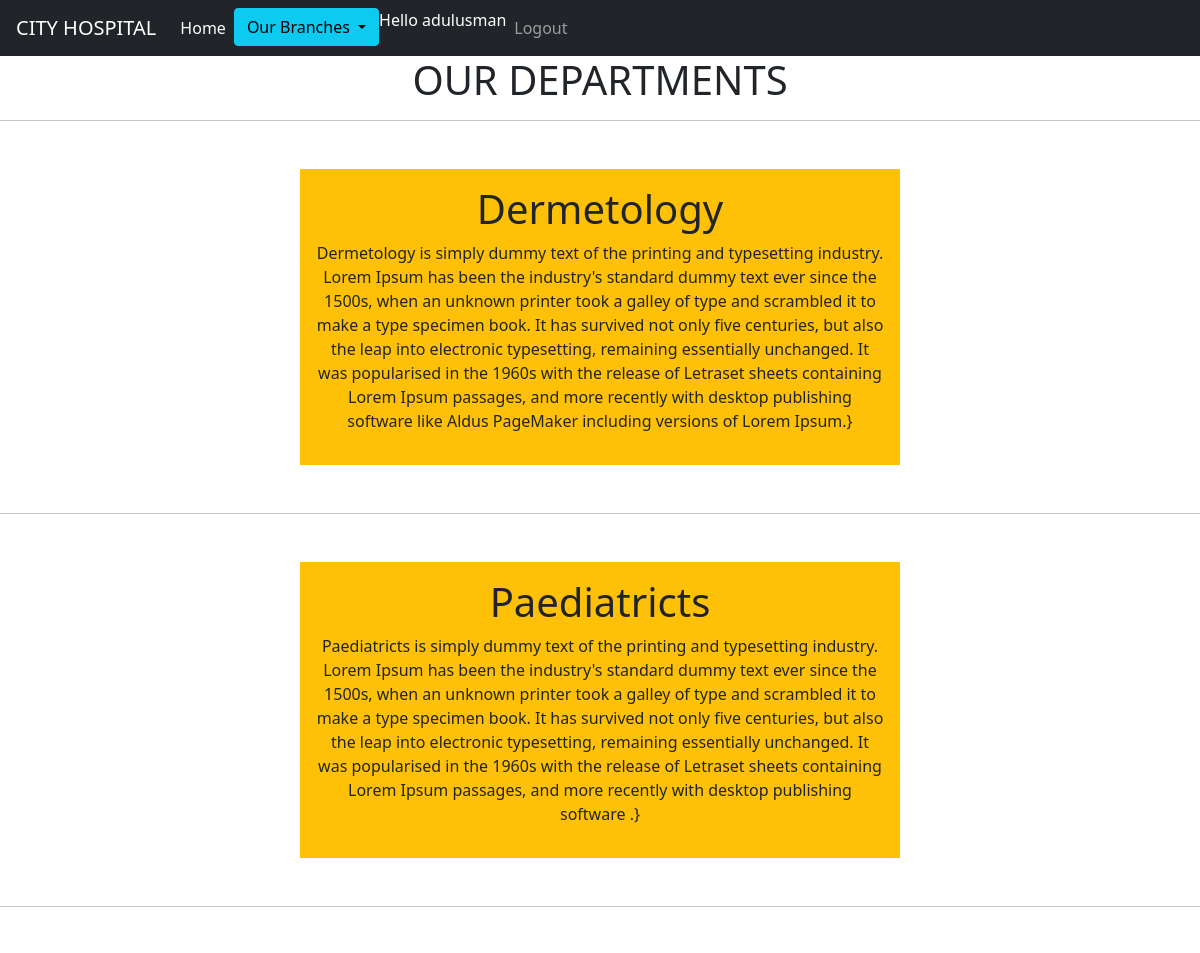
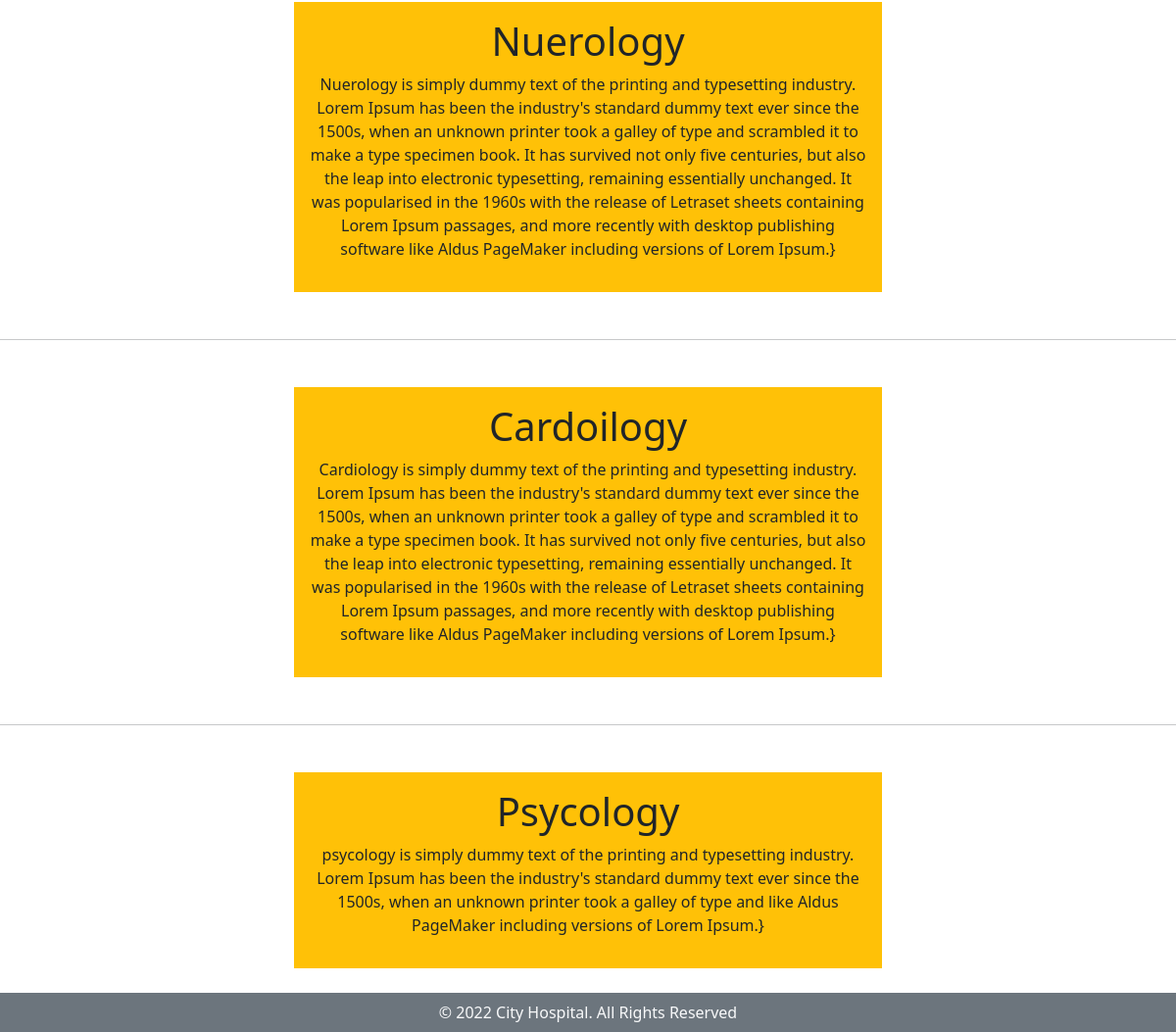
Screenshot of /department (signed in) with the database file from the repository (2 pictures, top to bottom).
### hospitalapp/models.py (models this page shows, shortened)
class Departments(models.Model):
    dep_name = models.CharField(max_length=250)
    dep_desc = models.TextField()

### hospitalapp/views.py (the view)
# urls.py: path('department',views.department,name='department'),
def department(request):
    depart = {
        'dept': Departments.objects.all()
    }
    return render(request, 'department.html', depart)

### templates/department.html (shortened to what this page needs)
{% extends 'base.html' %}
{% block content %}
<h1 class="text-center">OUR DEPARTMENTS</h1>
<hr>
{% for i in dept %}
<div class="mx-auto w-50 bg-warning text-center p-3 my-5">
    <h1>{{i.dep_name}}</h1>
    <p>{{i.dep_desc}}}</p>
</div>
<hr>
{% endfor %}
{% endblock %}

### templates/base.html (shortened to what this page needs)
{% load static %}
<!DOCTYPE html>
<html lang="en" xmlns:text-align="http://www.w3.org/1999/xhtml">
<head>
  <link rel="stylesheet" href="https://cdn.jsdelivr.net/npm/bootstrap@4.0.0/dist/css/bootstrap.min.css">
  <link rel="stylesheet" href=" https://cdn.jsdelivr.net/npm/bootstrap@5.1.3/dist/css/bootstrap.min.css ">
  <link rel="stylesheet" href="https://use.fontawesome.com/releases/v5.2.0/css/all.css">
  <link rel="stylesheet" href="{% static '/css/style.css' %}">
</head>
<body>
<nav class="navbar navbar-expand-lg navbar-dark bg-dark">
  <a class="navbar-brand" href="{% url 'home' %}">CITY HOSPITAL</a>
  <div class="collapse navbar-collapse" id="navbarNav">
    <ul class="navbar-nav">
      <li class="nav-item active">
        <a class="nav-link" href="{% url 'home' %}">Home<span class="sr-only">(current)</span></a>
      </li>
      <div class="dropdown">
  <button class="btn btn-info dropdown-toggle" type="button" id="dropdown" data-bs-toggle="dropdown" aria-expanded="false">
    Our Branches
  </button>
</div>
      {% if user.is_authenticated %}
      <li style="color:white">Hello {{user.username}}</li>
       <li class="nav-item">
        <a class="nav-link" href='logout'>Logout</a>
      </li>
    {% endif %}
    </ul>
  </div>
</nav>
<section class="fixed-bottom">
      <footer class="pt-2 pb-2  bg-secondary text-light">
        <div class="container">
          <div class="row align-items-center">
            <div class="text-center">
              © 2022 City Hospital. All Rights Reserved
            </div>
          </div>
        </div>
      </footer>
</section>
{% block content %}
{% endblock %}
</body>
</html>

### rows the page displays
Departments: dep_name "Dermetology", dep_desc "Dermetology is simply dummy text of the printing and typesetting industry. Lorem Ipsum has been the industry's standard dummy text ever since the 1500s, when an unknown printer took a galley of type and scrambled it to make a type specimen book. It has survived not only five centuries, but also the leap into electronic typesetting, remaining essentially unchanged. It was popularised in the 1960s with the release of Letraset sheets containing Lorem Ipsum passages, and more recently with desktop publishing software like Aldus PageMaker including versions of Lorem Ipsum."
Departments: dep_name "Paediatricts", dep_desc "Paediatricts is simply dummy text of the printing and typesetting industry. Lorem Ipsum has been the industry's standard dummy text ever since the 1500s, when an unknown printer took a galley of type and scrambled it to make a type specimen book. It has survived not only five centuries, but also the leap into electronic typesetting, remaining essentially unchanged. It was popularised in the 1960s with the release of Letraset sheets containing Lorem Ipsum passages, and more recently with desktop publishing software ."
Departments: dep_name "Nuerology", dep_desc "Nuerology is simply dummy text of the printing and typesetting industry. Lorem Ipsum has been the industry's standard dummy text ever since the 1500s, when an unknown printer took a galley of type and scrambled it to make a type specimen book. It has survived not only five centuries, but also the leap into electronic typesetting, remaining essentially unchanged. It was popularised in the 1960s with the release of Letraset sheets containing Lorem Ipsum passages, and more recently with desktop publishing software like Aldus PageMaker including versions of Lorem Ipsum."
Departments: dep_name "Cardoilogy", dep_desc "Cardiology is simply dummy text of the printing and typesetting industry. Lorem Ipsum has been the industry's standard dummy text ever since the 1500s, when an unknown printer took a galley of type and scrambled it to make a type specimen book. It has survived not only five centuries, but also the leap into electronic typesetting, remaining essentially unchanged. It was popularised in the 1960s with the release of Letraset sheets containing Lorem Ipsum passages, and more recently with desktop publishing software like Aldus PageMaker including versions of Lorem Ipsum."
Departments: dep_name "Psycology", dep_desc "psycology is simply dummy text of the printing and typesetting industry. Lorem Ipsum has been the industry's standard dummy text ever since the 1500s, when an unknown printer took a galley of type and like Aldus PageMaker including versions of Lorem Ipsum."

### other values shown
{{ user.username }} "adulusman"
